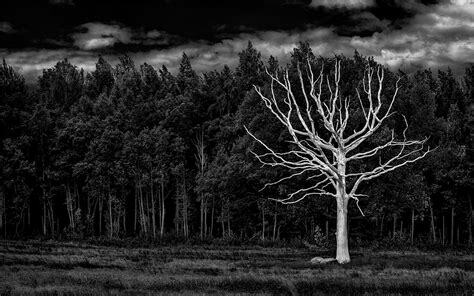
#> input picture images/th.JPEG, 474 x 296 px, found by its file name
$ python Segmentation.py
#> lines starting #> are read from the running program, lines starting #| are printed output that depends on the picture; after the words box and inside, x2 and y2 are one past the last pixel; in counts of white or black regions, pixels touching at a corner belong together
import cv2 as cv
# 1. Calculate the histogram of an image then find out the threshold to segment the image.
# segmentation usign binary threshold
img = cv.imread('images/th.JPEG', 0)
#> img is the input picture: shape (296, 474); min 0, max 255, mean 37.7

_, th1 = cv.threshold(img, 50, 255, cv.THRESH_BINARY)
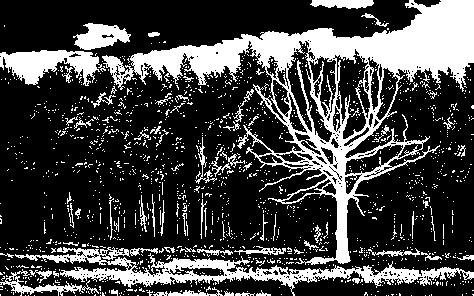
#> th1: shape (296, 474); 26.1% white; 1504 white regions (1431 under 20 px), largest, box (x1, y1, x2, y2) and area: (102, 0, 474, 265) 19684, (15, 247, 474, 296) 5524, (0, 50, 106, 86) 2067

cv.imshow('img', img)
cv.waitKey(0)
cv.imshow('th1', th1)
cv.waitKey(0)
cv.destroyAllWindows()

$ run again, with images/dog.jpg copied over images/th.JPEG
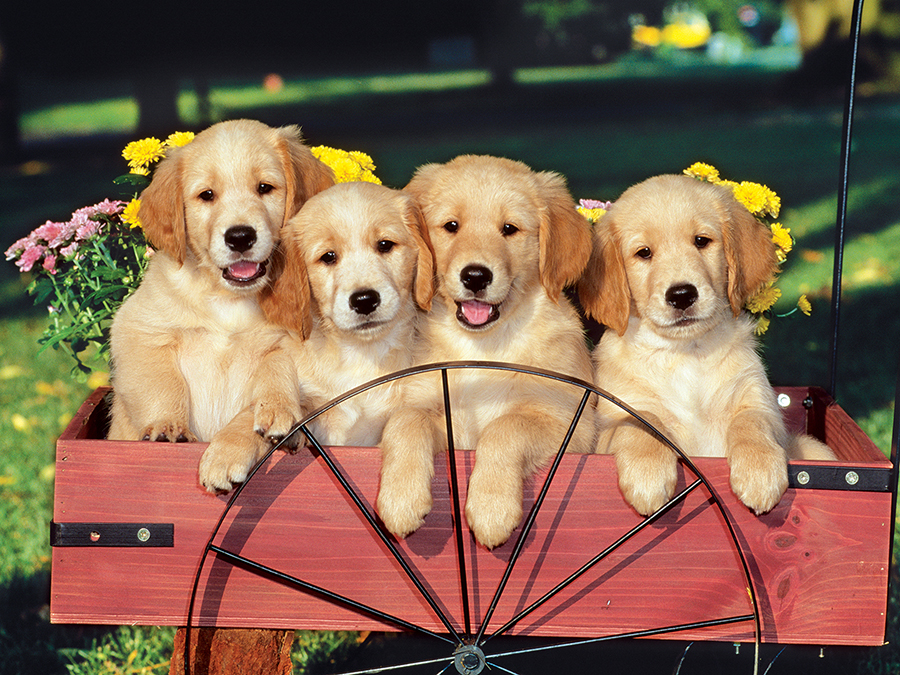
#> input picture images/dog.jpg, 900 x 675 px, found by its file name
#> `img = cv.imread('images/th.JPEG', 0)`:
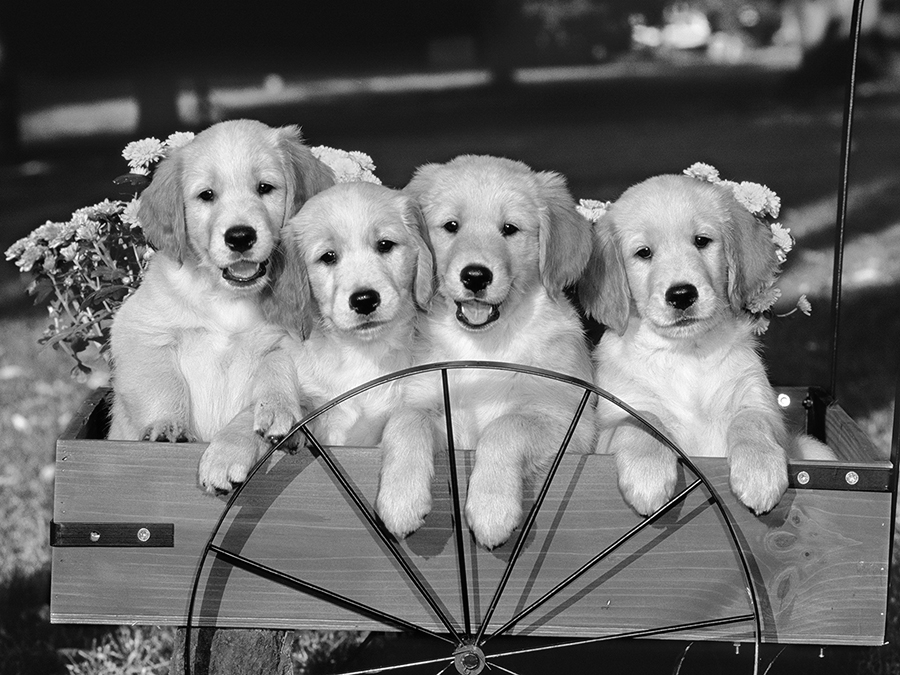
#> img: shape (675, 900); min 0, max 255, mean 108.2
#> `_, th1 = cv.threshold(img, 50, 255, cv.THRESH_BINARY)`:
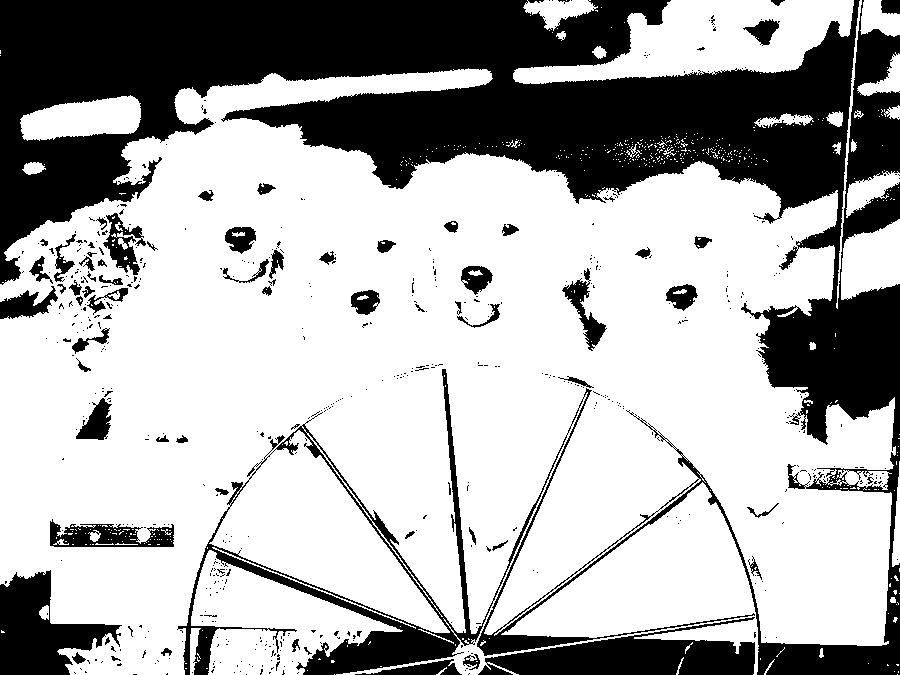
#> th1: shape (675, 900); 68% white; 577 black regions (507 under 20 px), largest, box (x1, y1, x2, y2) and area: (0, 0, 900, 675) 163665, (478, 617, 755, 675) 8454, (0, 570, 122, 675) 6660

$ run again, with images/globe.jpg copied over images/th.JPEG
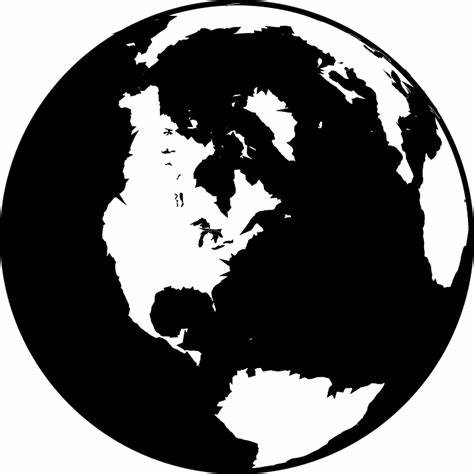
#> input picture images/globe.jpg, 474 x 474 px, found by its file name
#> img is the input picture: shape (474, 474); min 0, max 255, mean 106.5
#> `_, th1 = cv.threshold(img, 50, 255, cv.THRESH_BINARY)`:
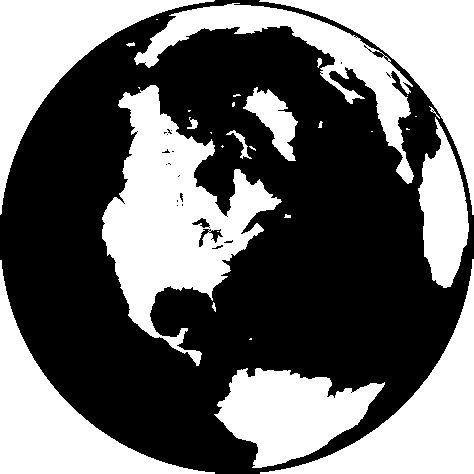
#> th1: shape (474, 474); 42.6% white; 31 white regions (14 under 20 px), largest, box (x1, y1, x2, y2) and area: (102, 85, 282, 366) 20538, (0, 0, 215, 215) 12150, (260, 259, 474, 474) 12149
